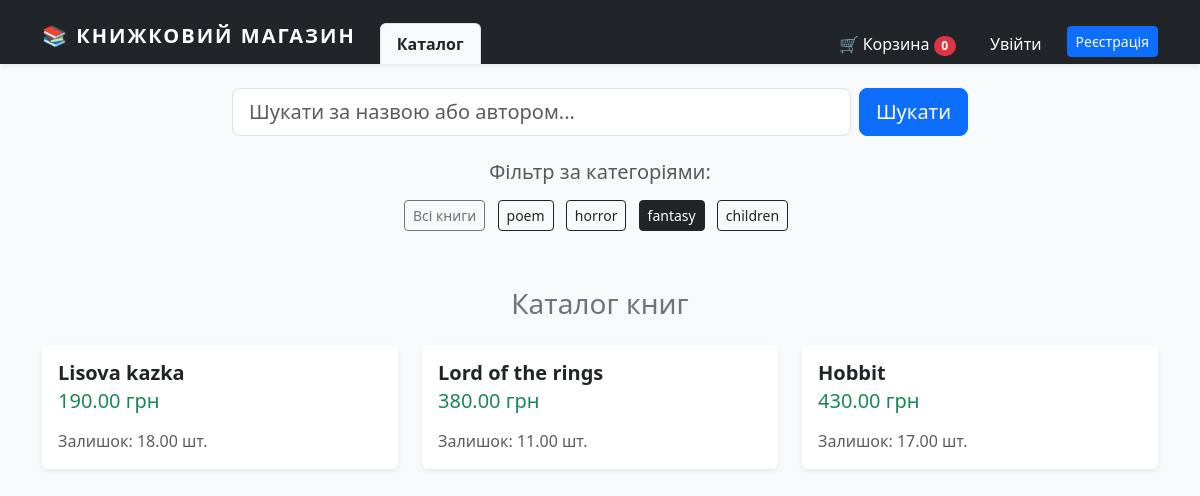
Page /?category=fantasy on the committed database.
### shop/models.py (models this page shows, shortened)
class Category(models.Model):
    name = models.CharField(max_length=200)
    slug = models.SlugField(max_length=200, unique=True)

class Book(models.Model):
    title = models.CharField(max_length=200)
    author = models.ManyToManyField(Author)
    category = models.ManyToManyField(Category)
    price = models.DecimalField(max_digits=6, decimal_places=2)
    added_at = models.DateTimeField(auto_now_add=True)
    publisher_year = models.IntegerField()
    amount = models.DecimalField(max_digits=6, decimal_places=2)
    available = models.BooleanField(default=True)
    publisher = models.ForeignKey(Publisher, on_delete=models.CASCADE)
    calculated_average = models.DecimalField(max_digits=3, decimal_places=2, default=0.00)

### shop/views.py (the view)
# urls.py: path('', BookListView.as_view(), name='book_list'),
class BookListView(ListView):
    model = Book
    template_name = 'shop/book_list.html'
    context_object_name = 'books'
    paginate_by = 3
    def get_queryset(self):
        queryset = Book.objects.filter(amount__gt=0, available=True)
        query = self.request.GET.get('query')
        category_slug = self.request.GET.get('category')
        if query:
            clean_query = query.strip()
            queryset = queryset.filter(
                Q(title__icontains=clean_query) |
                Q(author__name__icontains=clean_query)
            ).distinct()
        if category_slug:
            queryset = queryset.filter(category__slug=category_slug)
        return queryset
    def get_context_data(self, *, object_list=None, **kwargs):
        context = super(BookListView, self).get_context_data(**kwargs)
        context['categories'] = Category.objects.all()
        return context

### templates/shop/book_list.html (shortened to what this page needs)
{% extends 'shop/base.html' %} {% block content %}
    <div class="row justify-content-center mb-4">
        <div class="col-md-8">
            <form method="get" action="{% url 'shop:book_list' %}" class="d-flex">
                <input class="form-control me-2 form-control-lg" type="search" name="query"
                       placeholder="Шукати за назвою або автором..."
                       value="{{ request.GET.query }}">
                <button class="btn btn-primary btn-lg" type="submit">Шукати</button>
            </form>
        </div>
    </div>
    <div class="text-center mb-5">
        <h5 class="text-muted mb-3">Фільтр за категоріями:</h5>
        <a href="{% url 'shop:book_list' %}" class="btn btn-outline-secondary btn-sm me-2 mb-2 {% if not request.GET.category %}active{% endif %}">
            Всі книги
        </a>
        {% for cat in categories %}
            <a href="?category={{ cat.slug }}{% if request.GET.query %}&query={{ request.GET.query }}{% endif %}"
               class="btn btn-outline-dark btn-sm me-2 mb-2 {% if request.GET.category == cat.slug %}active{% endif %}">
                {{ cat.name }}
            </a>
        {% endfor %}
    </div>
    <h3 class="mb-4 text-secondary text-center">Каталог книг</h3>
    <div class="row row-cols-1 row-cols-md-3 g-4">
        {% for book in books %}
            <div class="col">
                <div class="card h-100 shadow-sm border-0">
                    <div class="card-body">
                        <h5 class="card-title">
                            <a href="{% url 'shop:book_detail' book.pk %}" class="text-decoration-none text-dark fw-bold">
                                {{ book.title }}
                            </a>
                        </h5>
                        <h6 class="card-subtitle mb-3 text-success fs-5">{{ book.price }} грн</h6>
                        <p class="card-text text-muted mb-0">Залишок: {{ book.amount }} шт.</p>
                    </div>
                </div>
            </div>
        {% empty %}
            <div class="col-12">
                <div class="alert alert-warning text-center" role="alert">
                    Книг не знайдено.
                </div>
            </div>
        {% endfor %}
    </div>
{% endblock %}

### rows in the picture
Category: name "poem"
Category: name "horror"
Category: name "fantasy"
Category: name "children"
Book: title "Lisova kazka", price "190.00", amount "18.00"
Book: title "Lord of the rings", price "380.00", amount "11.00"
Book: title "Hobbit", price "430.00", amount "17.00"
